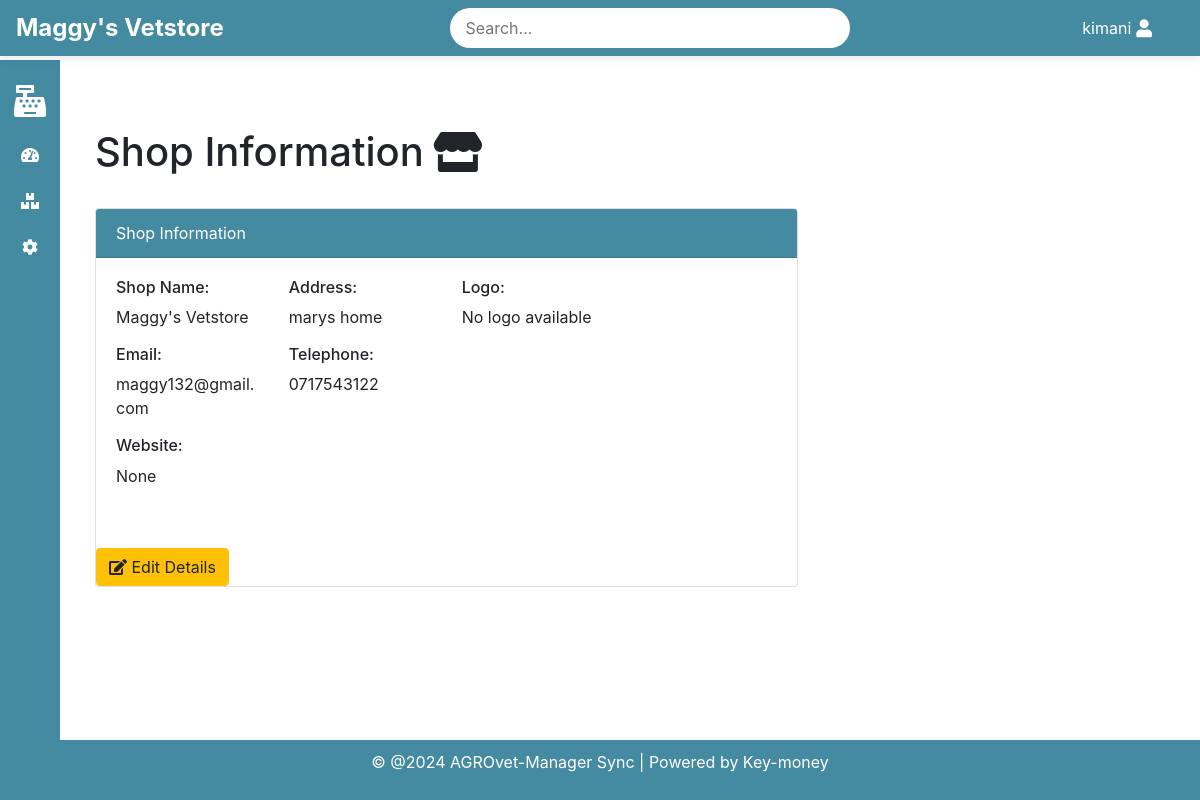
Page /shop_details/ (signed in) on the earlier database version.
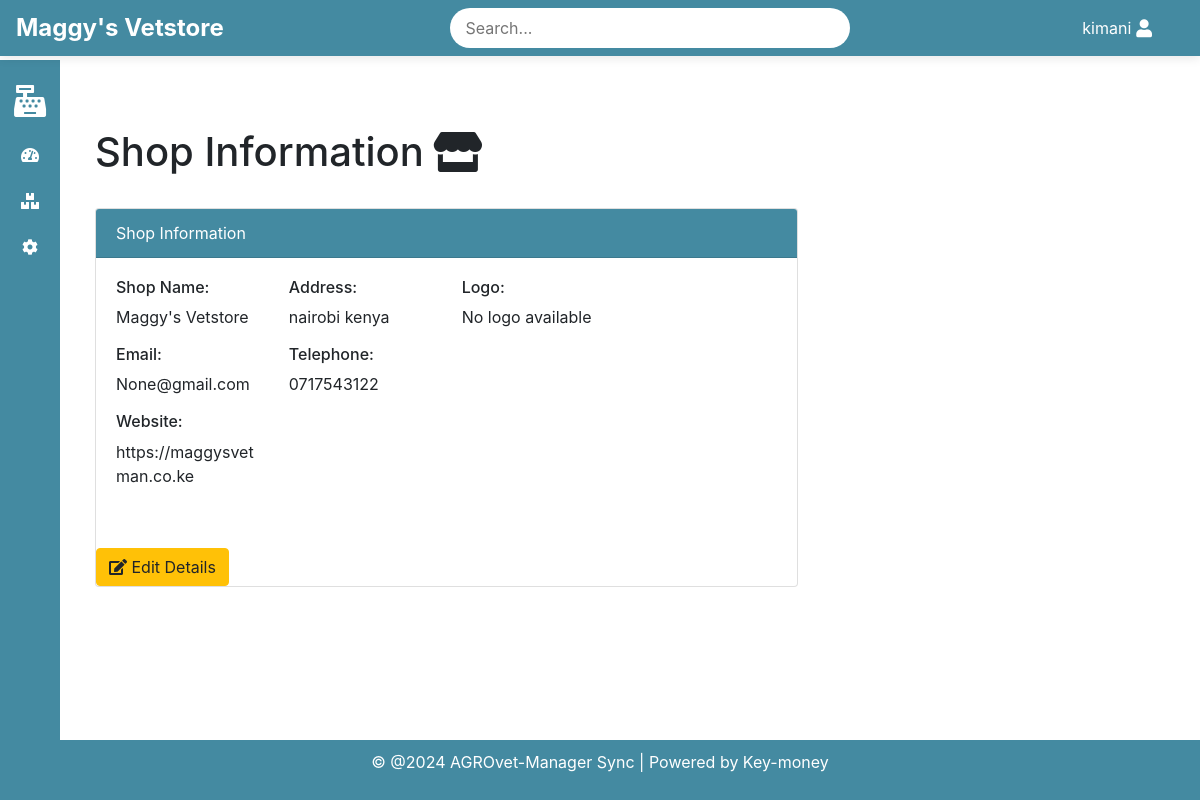
Same page on the later database version.
### shop_details/models.py (models this page shows, shortened)
class Shop(models.Model):
    name = models.CharField(max_length=255)
    address = models.TextField()
    phone = models.CharField(max_length=15)
    email = models.EmailField()
    website = models.URLField(blank=True, null=True)
    logo = models.ImageField(upload_to='shop_logos/', blank=True, null=True)

### shop_details/views.py (the view)
# urls.py: path('', views.shop_details, name='shop_details'),
@login_required(login_url='/authlogin/login/')
def shop_details(request):
    shop = Shop.objects.first()
    return render(request, 'shop_details/shop_details.html', {'shop': shop})

### shop_details/templates/shop_details/shop_details.html
{% extends 'base.html' %}
{% block content %}
<div class="container mt-5">
    <div class="d-flex justify-content-between align-items-center mb-4">
        <h1>
            <span class="d-flex align-items-center">
                Shop Information
                <i class="fas fa-store" style="font-size: inherit; margin-left: 10px;"></i>
            </span>
        </h1>
    </div>
</div>
<div class="container">
    <div class="row justify-content-left">
        <div class="col-md-8">
            <div class="card">
                <div class="card-header text-white" style="background-color: #448aa1;">
                    Shop Information
                </div>
                <div class="card-body">
                    <div class="row">
                        <div class="col-md-3">
                            <h6>Shop Name:</h6>
                            <p>{{ shop.name }}</p>
                        </div>
                        <div class="col-md-3">
                            <h6>Address:</h6>
                            <p>{{ shop.address }}</p>
                        </div>
                        <div class="col-md-5">
                            <h6>Logo:</h6>
                            {% if shop.logo %}
                                <img src="{{ shop.logo.url }}" alt="Shop Logo" class="img-fluid" style="max-height: 150px; width: auto;">
                            {% else %}
                                <p>No logo available</p>
                            {% endif %}
                        </div>
                    </div>
                    <div class="row">
                        <div class="col-md-3">
                            <h6>Email:</h6>
                            <p>{{ shop.email }}</p>
                        </div>
                        <div class="col-md-3">
                            <h6>Telephone:</h6>
                            <p>{{ shop.phone }}</p>
                        </div>
                    </div>
                    <div class="row">
                        <div class="col-md-3">
                            <h6>Website:</h6>
                            <p>{{ shop.website }}</p>
                        </div>
                    </div>
                </div>
                <div class="mt-4">
                    <a href="{% url 'edit_shop_details' %}" class="btn btn-warning">
                        <i class="fas fa-edit"></i> Edit Details
                    </a>
                </div>
            </div>
        </div>
    </div>
</div>
{% endblock %}

### templates/base.html (shortened to what this page needs)
<!DOCTYPE html>
{% load static %}
<html lang="en">
<head>
    <link rel="stylesheet" href="{% static 'css/style.css' %}">
    <link href="https://stackpath.bootstrapcdn.com/bootstrap/4.5.2/css/bootstrap.min.css" rel="stylesheet">
    <link rel="stylesheet" href="https://cdnjs.cloudflare.com/ajax/libs/font-awesome/5.15.4/css/all.min.css">
</head>
<body>
    <header class="navbar navbar-expand-lg fixed-top" style="background-color: var(--primary-color);">
        <div class="navbar-left">
            <span class="site-name">
                {% if shop and shop.name %}
                    {{ shop.name }}
                {% else %}
                    AGROvet-Manager
                {% endif %}
            </span>
        </div>
        <div class="navbar-center">
            <input type="text" placeholder="Search..." class="search-bar">
        </div>
        <div class="navbar-right">
            <div class="user-menu">
                <span class="username">{{ user.username }}</span>
                <i class="fas fa-user"></i>
            </div>
        </div>
    </header>
    <aside class="sidebar" style="background-color: var(--primary-color);">
        <ul>
            <li>
                <a href="{% url 'make_sale' %}" title="Sales">
                    <i class="fas fa-cash-register fa-2x"></i>
                </a>
            </li>
            <li>
                <a href="{% url 'sale_dashboard' %}" title="Dashboard">
                    <i class="fas fa-tachometer-alt"></i>
                </a>
            </li>
            <li>
                <a href="{% url 'product_list' %}" title="Inventory">
                    <i class="fas fa-boxes"></i>
                </a>
            </li>
            <li>
                <a href="{% url 'shop_details' %}" title="Settings">
                    <i class="fa fa-cog"></i>
                </a>
            </li>
        </ul>
    </aside>
    <main class="content">
        {% block content %}{% endblock %}
    </main>
    <footer style="background-color: var(--primary-color);">
        <p>&copy; @2024 AGROvet-Manager Sync | Powered by Key-money
        </p>
    </footer>
</body>
</html>

Differences in the rows shown:
changed Shop "Maggy's Vetstore": address "marys home" → "nairobi kenya"; email "maggy132@gmail.com" → "None@gmail.com"; website "None" → "https://maggysvetman.co.ke"
